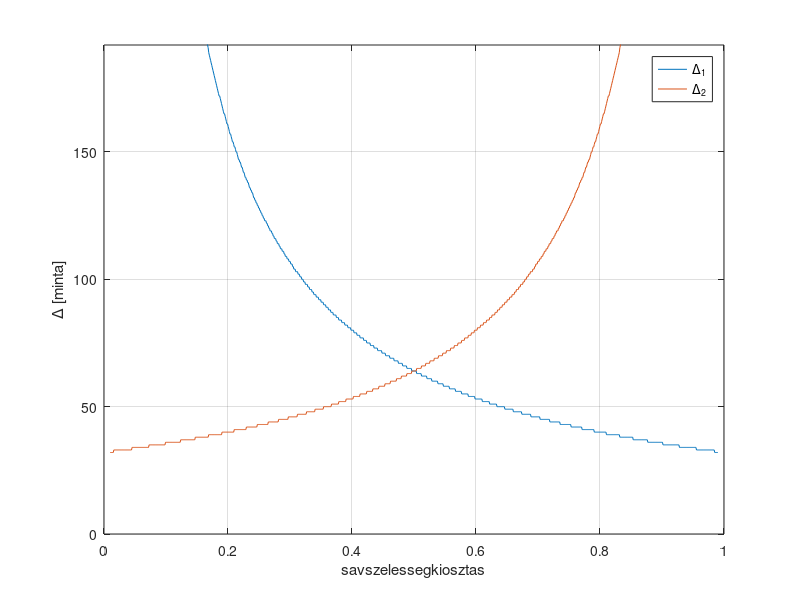
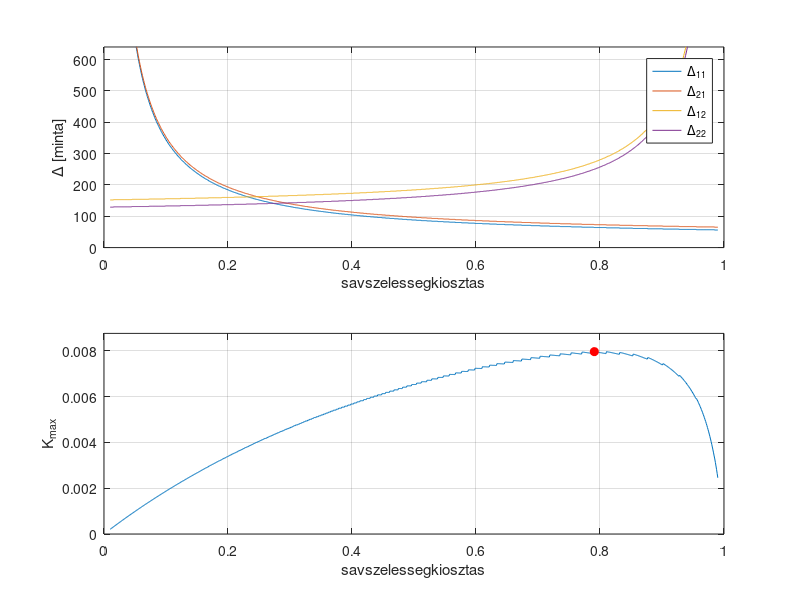
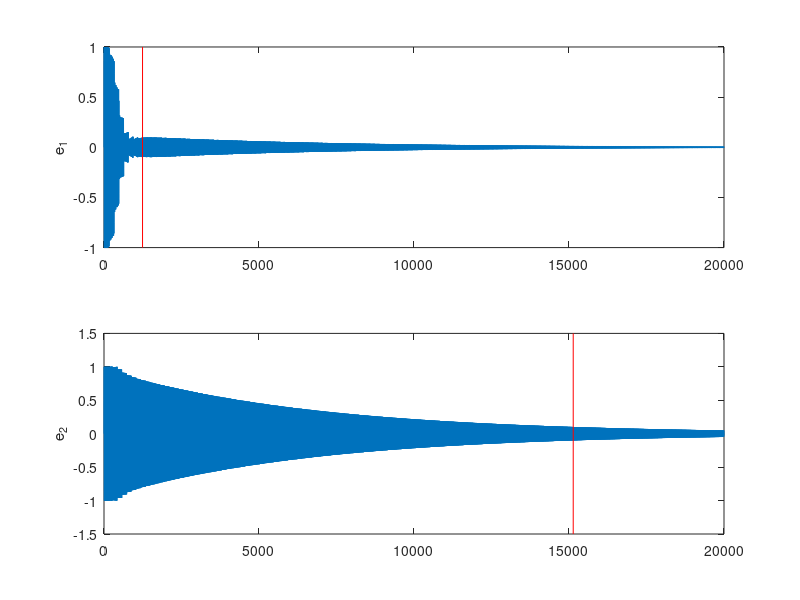

MATLAB code for these plots, in order:
clear all;
clc;

%% parameterek
fs=8e3; % mintaveteli frekvencia [Hz]
c=340; % hangsebesseg [m/s]
H=[0+0j  ;  0-1j]; % hangszorok helye [m]
M=[1+0j  ;  1-5j]; % mikrofonok helye [m]
B=200*4; % egy uzenet merete [byte]
BW=20e4; % savszelessegkorlat [byte/s]  -->  fs/Delta_comm_1 + fs/Delta_comm_2 = BW/B

%% savszelessegelosztas optimumanak keresese
D=abs([H H]-[M.' ; M.']); % D_ij: H_i es M_j kozti tavolsag
Delta_phy=round(fs*D/c); % a fizikai elrendezesbol adodo kesleltetesek
A=1./D; % a fizikai elrendezesbol adodo erositesek
a=linspace(0.01,0.99,1e3); % savszelessegelosztasi arany
Delta_comm_1=round(fs./(BW/B*a));
Delta_comm_2=round(fs./(BW/B*(1-a)));

figure(1);
plot(a,Delta_comm_1,a,Delta_comm_2);
grid on;
xlabel('savszelessegkiosztas');
ylabel('\Delta [minta]');
legend({'\Delta_1','\Delta_2'},'Location','Best');
axis([0 1 0 3*Delta_comm_1(round(length(Delta_comm_1)/2))]);

Delta11=Delta_comm_1+Delta_phy(1,1);
Delta21=Delta_comm_1+Delta_phy(2,1);
Delta12=Delta_comm_2+Delta_phy(1,2);
Delta22=Delta_comm_2+Delta_phy(2,2);

figure(2);
subplot(211);
plot(a, Delta11, a, Delta21, a, Delta12, a, Delta22);
hold on;
hold off;
grid on;
xlabel('savszelessegkiosztas');
ylabel('\Delta [minta]');
legend({'\Delta_{11}', '\Delta_{21}', '\Delta_{12}', '\Delta_{22}'},'Location','Best');
axis([0 1 0 10*Delta_comm_1(round(length(a)/2))]);

roots_0 =@(A11,A12,A21,A22,Delta11,Delta12,Delta21,Delta22) roots([(A11*A22*(1/4+(Delta11+Delta22)/2+Delta11*Delta22)-A12*A21*(1/4+(Delta12+Delta21)/2+Delta12*Delta21))*(A11*A22-A12*A21)   -(A11^2*Delta11+A12^2*Delta12+A21^2*Delta21+A22^2*Delta22+(A11^2+A12^2+A21^2+A22^2)/2)   1]);
roots_pi=@(A11,A12,A21,A22,Delta11,Delta12,Delta21,Delta22) roots([((-1)^(Delta11+Delta22)*A11*A22*(1/4+(Delta11+Delta22)/2+Delta11*Delta22)-(-1)^(Delta12+Delta21)*A12*A21*(1/4+(Delta12+Delta21)/2+Delta12*Delta21))*(A11*A22*(-1)^(Delta11+Delta22)-A12*A21*(-1)^(Delta12+Delta21))   -(A11^2*Delta11+A12^2*Delta12+A21^2*Delta21+A22^2*Delta22+(A11^2+A12^2+A21^2+A22^2)/2)   1]);
minpos=@(x) min(x(x>0));
Kmax=zeros(size(a));
for ii=1:length(a)
    r0=roots_0(A(1,1),A(1,2),A(2,1),A(2,2),Delta11(ii),Delta12(ii),Delta21(ii),Delta22(ii));
    rpi=roots_pi(A(1,1),A(1,2),A(2,1),A(2,2),Delta11(ii),Delta12(ii),Delta21(ii),Delta22(ii));
    Kmax(ii)=min(minpos(r0),minpos(rpi));
end
subplot(212);
plot(a,Kmax);
xlabel('savszelessegkiosztas');
ylabel('K_{max}');
grid on;
[maxval,maxind]=max(Kmax);
hold on;
plot(a(maxind),Kmax(maxind),'ro','MarkerFaceColor','r');
hold off;
axis([0 1 0 maxval*1.1]);

Delta11_opt=Delta11(maxind)
Delta12_opt=Delta12(maxind)
Delta21_opt=Delta21(maxind)
Delta22_opt=Delta22(maxind)

%% szimulacio
A11=A(1,1);
A12=A(1,2);
A21=A(2,1);
A22=A(2,2);
Delta11=Delta_phy(1,1);
Delta21=Delta_phy(2,1);
Delta12=Delta_phy(1,2);
Delta22=Delta_phy(2,2);
P1=1;
P2=1;
updatePeriod=[Delta_comm_2(maxind) Delta_comm_1(maxind)]; % ennyi mintankent kuldjuk at az egyutthatokat, es frissitjuk az adaptiv szuroket
N=2e4;       % szimulacio hossza
omega0=pi/6; % referenciajel diszkret korfrekvenciaja (0...pi)
C=1;         % referenciajel amplitudoja
L=300;       % adaptiv szurok hossza
mu=maxval/L/C^2

N_S=max([Delta11 Delta12 Delta21 Delta22])+1;
S11=[zeros(1,Delta11) A11 zeros(1,N_S-Delta11-1)];
S12=[zeros(1,Delta12) A12 zeros(1,N_S-Delta12-1)];
S21=[zeros(1,Delta21) A21 zeros(1,N_S-Delta21-1)];
S22=[zeros(1,Delta22) A22 zeros(1,N_S-Delta22-1)];

x=C*sin(omega0*(0:N-1));    % zajforras (referencia)
d1=filter(P1,1,x);          % zaj az 1. node-nal
d2=filter(P2,1,x);          % zaj a  2. node-nal
x_shr=zeros(1,max(L,N_S)); % buffer a referenciajelnek
y_shr=zeros(2,N_S);      % buffer a kimeneti jeleknek
r11=zeros(1,L);            % x megszurve S11-gyel
r12=zeros(1,L);            % x megszurve S12-vel
r21=zeros(1,L);            % x megszurve S21-gyel
r22=zeros(1,L);            % x megszurve S22-vel
e=zeros(2,N);        % hibajelek (a mikrofonok altal hallott zaj)
W=zeros(2,L);              % adaptiv szurok
DW=zeros(2,L);             % update-ek
DW_1=zeros(2,L);           % node1 altal (a sajat hibajele alapjan) elokeszitett update
DW_2=zeros(2,L);           % node2 altal (a sajat hibajele alapjan) elokeszitett update
updateCntr=zeros(1,2);       % ebben szamoljuk az update-ig

for ii=1:N;
    % a referenciajelet mindket node megkapja
        x_shr=[x(ii) x_shr(1:end-1)];
    % a hangszoron kiadando jel
        % node1
        y=-W(1,:)*x_shr';
        y_shr(1,:)=[y y_shr(1,1:end-1)];
        % node2
        y=-W(2,:)*x_shr';
        y_shr(2,:)=[y y_shr(2,1:end-1)];
    % a mikrofonok altal erzekelt hibajelek (ezt a "fizika csinalja")
        e(1,ii)=d1(ii)+S11*y_shr(1,:)'+S21*y_shr(2,:)';
        e(2,ii)=d2(ii)+S22*y_shr(2,:)'+S12*y_shr(1,:)';
    % update elokeszitese
        % node1
        r11=[S11*x_shr(1:N_S)' r11(1:end-1)];
        r21=[S21*x_shr(1:N_S)' r21(1:end-1)];
        DW_1(1,:)=DW_1(1,:)+r11*e(1,ii); % node1 -> node1 update
        DW_1(2,:)=DW_1(2,:)+r21*e(1,ii); % node1 -> node2 update
        % node2
        r22=[S22*x_shr(1:N_S)' r22(1:end-1)];
        r12=[S12*x_shr(1:N_S)' r12(1:end-1)];
        DW_2(2,:)=DW_2(2,:)+r22*e(2,ii); % node2 -> node2 update
        DW_2(1,:)=DW_2(1,:)+r12*e(2,ii); % node2 -> node1 update
    % kommunikacio: node1  <----DW_2(1,:)------  node2
        updateCntr=updateCntr+1;
        if updateCntr(1)>=updatePeriod(1)
            % node1: megkapja node2-tol DW_2(1,:)-et, DW_1(1,:)-et pedig o szamitja ki
            DW(1,:)=mu*DW_1(1,:)+mu*DW_2(1,:);
            W=W+DW;
            % valtozok nullazasa: csak azt a reszt, amit felhasznaltunk, a tobbit meg novelik majd a node-ok
            DW_1(1,:)=zeros(1,L);
            DW_2(1,:)=zeros(1,L);
            % teljes update matrix nullazasa 
            DW=zeros(2,L);
            updateCntr(1)=0;            
        end
    % kommunikacio: node1  -----DW_1(2,:)----->  node2
        if updateCntr(2)>=updatePeriod(2)
            % node2: megkapja node1-tol DW_1(2,:)-et, DW_2(2,:)-et pedig o szamitja ki
            DW(2,:)=mu*DW_1(2,:)+mu*DW_2(2,:);
            W=W+DW;
            % valtozok nullazasa: csak azt a reszt, amit felhasznaltunk, a tobbit meg novelik majd a node-ok
            DW_1(2,:)=zeros(1,L);
            DW_2(2,:)=zeros(1,L);
            % teljes update matrix nullazasa 
            DW=zeros(2,L);
            updateCntr(2)=0;            
        end
end

settling=[find(abs(e(1,:))>C*0.1,1,'last'), find(abs(e(2,:))>C*0.1,1,'last')]

figure(3);
subplot(211);
plot(e(1,:));
ylabel('e_1');
hold on;
plot([settling(1), settling(1)],ylim,'r');
hold off;
subplot(212);
plot(e(2,:));
hold on;
plot([settling(2), settling(2)],ylim,'r');
hold off;
ylabel('e_2');